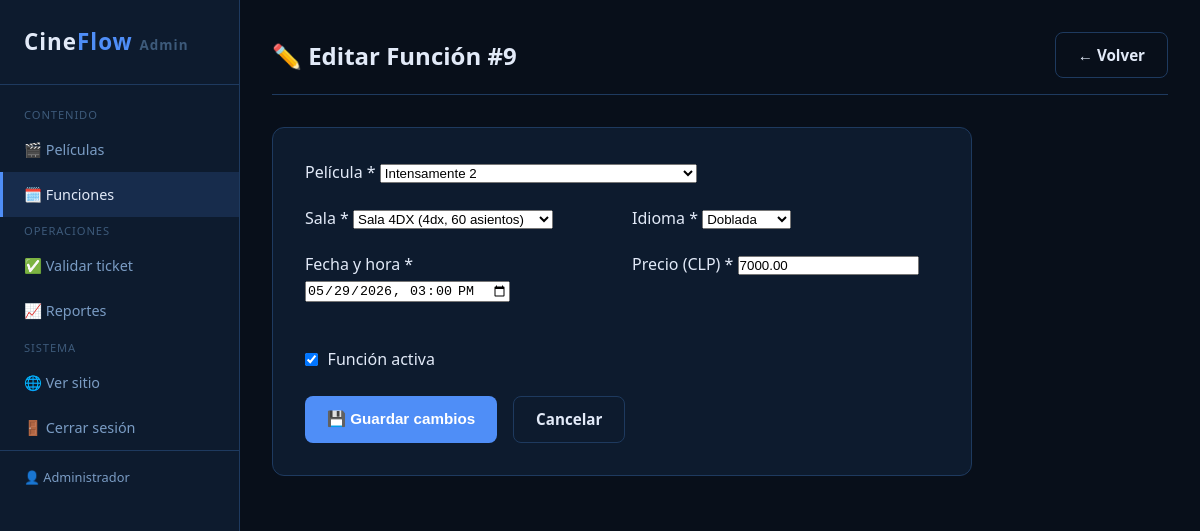
The page /admin/funciones.php?id=9 (signed in) on the database its author committed.
### tables this page shows
CREATE TABLE usuarios (
    id            INT UNSIGNED    NOT NULL AUTO_INCREMENT,
    nombre        VARCHAR(100)    NOT NULL,
    email         VARCHAR(150)    NOT NULL,
    password_hash VARCHAR(255)    NOT NULL                  COMMENT 'Hash bcrypt',
    rol           ENUM('admin')   NOT NULL DEFAULT 'admin',
    activo        TINYINT(1)      NOT NULL DEFAULT 1,
    fecha_registro DATETIME       NOT NULL DEFAULT CURRENT_TIMESTAMP,

    PRIMARY KEY (id),
    UNIQUE KEY uq_email (email)
);

CREATE TABLE funciones (
    id             INT UNSIGNED   NOT NULL AUTO_INCREMENT,
    pelicula_id    INT UNSIGNED   NOT NULL,
    sala_id        INT UNSIGNED   NOT NULL,
    fecha_hora     DATETIME       NOT NULL,
    precio         DECIMAL(8,2)   NOT NULL,
    idioma         ENUM('subtitulada','doblada','original') NOT NULL DEFAULT 'subtitulada',
    activa         TINYINT(1)     NOT NULL DEFAULT 1,

    PRIMARY KEY (id),
    UNIQUE KEY uq_sala_horario (sala_id, fecha_hora),
    INDEX idx_pelicula_fecha (pelicula_id, fecha_hora),
    INDEX idx_fecha_hora (fecha_hora),

    CONSTRAINT fk_funcion_pelicula
        FOREIGN KEY (pelicula_id) REFERENCES peliculas(id)
        ON DELETE RESTRICT ON UPDATE CASCADE,
    CONSTRAINT fk_funcion_sala
        FOREIGN KEY (sala_id) REFERENCES salas(id)
        ON DELETE RESTRICT ON UPDATE CASCADE
);

CREATE TABLE peliculas (
    id             INT UNSIGNED   NOT NULL AUTO_INCREMENT,
    titulo         VARCHAR(200)   NOT NULL,
    genero         VARCHAR(80)    NOT NULL,
    sinopsis       TEXT               NULL,
    clasificacion  ENUM('TE','TE+7','MA+14','MA+18') NOT NULL DEFAULT 'TE',
    duracion_min   SMALLINT UNSIGNED  NULL,
    imagen         VARCHAR(300)       NULL                  COMMENT 'Ruta: uploads/peliculas/imagen.jpg',
    activa         TINYINT(1)     NOT NULL DEFAULT 1,
    fecha_estreno  DATE               NULL,

    PRIMARY KEY (id),
    INDEX idx_genero (genero),
    INDEX idx_activa (activa)
);

CREATE TABLE salas (
    id             INT UNSIGNED   NOT NULL AUTO_INCREMENT,
    nombre         VARCHAR(50)    NOT NULL,
    capacidad      SMALLINT UNSIGNED NOT NULL DEFAULT 100,
    tipo           ENUM('estandar','vip','4dx','imax') NOT NULL DEFAULT 'estandar',
    activa         TINYINT(1)     NOT NULL DEFAULT 1,

    PRIMARY KEY (id),
    UNIQUE KEY uq_nombre_sala (nombre)
);

### config.php (called while the page is built, shortened)
<?php
require_once __DIR__ . '/includes/layout.php';
$_pdo_instancia = null;
function obtenerConexion(): PDO
{
    global $_pdo_instancia;
    if ($_pdo_instancia !== null) return $_pdo_instancia;
    $dsn = sprintf('mysql:host=%s;port=%s;dbname=%s;charset=utf8mb4', DB_HOST, DB_PUERTO, DB_NOMBRE);
    $opciones = [
        PDO::ATTR_ERRMODE            => PDO::ERRMODE_EXCEPTION,
        PDO::ATTR_DEFAULT_FETCH_MODE => PDO::FETCH_ASSOC,
        PDO::ATTR_EMULATE_PREPARES   => false,
        PDO::MYSQL_ATTR_INIT_COMMAND => "SET NAMES utf8mb4 COLLATE utf8mb4_unicode_ci",
    ];
    try {
        $_pdo_instancia = new PDO($dsn, DB_USUARIO, DB_CLAVE, $opciones);
        return $_pdo_instancia;
    } catch (PDOException $e) {
        registrarError('config - obtenerConexion', $e->getMessage());
        if (ENTORNO === 'desarrollo') {
            die(
                '<div style="font-family:monospace;background:#2e0d0d;color:#e74c3c;' .
                'padding:20px;margin:20px;border-radius:8px;border:1px solid #e74c3c;">' .
                '<strong>Error de conexión a la base de datos:</strong><br>' .
                htmlspecialchars($e->getMessage()) .
                '<br><br><small>Verifica que XAMPP (MySQL) esté corriendo y que la BD ' .
                '<strong>' . DB_NOMBRE . '</strong> exista.</small></div>'
            );
        }
        http_response_code(503);
        die('El servicio no está disponible en este momento. Por favor, inténtalo más tarde.');
    }
}
function esc(?string $texto): string
{
    return htmlspecialchars((string)$texto, ENT_QUOTES | ENT_SUBSTITUTE, 'UTF-8');
}
function obtenerUsuario(int $usuario_id): ?array
{
    $pdo = obtenerConexion();
    try {
        $stmt = $pdo->prepare("SELECT id, nombre, email, rol FROM usuarios WHERE id = :id AND activo = 1 LIMIT 1");
        $stmt->execute([':id' => $usuario_id]);
        return $stmt->fetch() ?: null;
    } catch (PDOException $e) {
        registrarError('funciones - obtenerUsuario', $e->getMessage());
        return null;
    }
}

### admin/funciones.php (the view, shortened to what this page needs)
<?php
require_once __DIR__ . '/../config.php';
$pdo = obtenerConexion();
$id  = (int)($_GET['id'] ?? 0);
$es_edicion = $id > 0;
$mostrar_formulario = $es_edicion || isset($_GET['form']);
if ($mostrar_formulario) {
    $datos = ['pelicula_id'=>'','sala_id'=>'','fecha_hora'=>'','fecha_hora_input'=>'','precio'=>'','idioma'=>'subtitulada','activa'=>1];
    if ($es_edicion) {
        try {
            $stmt = $pdo->prepare("SELECT * FROM funciones WHERE id=:id LIMIT 1");
            $stmt->execute([':id'=>$id]);
            $fila = $stmt->fetch();
        } catch (PDOException $e) {
            registrarError('admin-funciones-form-load', $e->getMessage());
            $fila = null;
        }
        $datos = $fila;
        $datos['fecha_hora_input'] = date('Y-m-d\TH:i', strtotime($datos['fecha_hora']));
    }
    try {
        $peliculas_select = $es_edicion
            ? $pdo->query("SELECT id, titulo FROM peliculas ORDER BY titulo")->fetchAll()
            : $pdo->query("SELECT id, titulo FROM peliculas WHERE activa=1 ORDER BY titulo")->fetchAll();
        $salas_select = $es_edicion
            ? $pdo->query("SELECT id, nombre, tipo, capacidad FROM salas ORDER BY nombre")->fetchAll()
            : $pdo->query("SELECT id, nombre, tipo, capacidad FROM salas WHERE activa=1 ORDER BY nombre")->fetchAll();
    } catch (PDOException $e) {
        registrarError('admin-funciones-form-selects', $e->getMessage());
        $peliculas_select = $salas_select = [];
    }
    $admin_nav_activo = 'funciones';
    render_admin_header();
    ?>
    <div class="admin-topbar">
        <h1><?= $es_edicion ? '✏️ Editar Función #' . $id : '🗓️ Nueva Función' ?></h1>
        <a href="funciones.php" class="btn btn-secundario">← Volver</a>
    </div>
    <form method="POST" action="funciones.php<?= $es_edicion ? '?id=' . $id : '?form=1' ?>" novalidate>
    <div class="admin-form">
        <div class="form-grid">
            <div class="campo form-full">
                <label for="pelicula_id">Película *</label>
                <select id="pelicula_id" name="pelicula_id" required>
                    <?php foreach ($peliculas_select as $p): ?>
                        <option value="<?= $p['id'] ?>" <?= $datos['pelicula_id']==$p['id']?'selected':''?>><?= esc($p['titulo']) ?></option>
                    <?php endforeach; ?>
                </select>
            </div>
            <div class="campo">
                <label for="sala_id">Sala *</label>
                <select id="sala_id" name="sala_id" required>
                    <?php foreach ($salas_select as $s): ?>
                        <option value="<?= $s['id'] ?>" <?= $datos['sala_id']==$s['id']?'selected':''?>>
                            <?= esc($s['nombre']) ?> (<?= esc($s['tipo']) ?>, <?= $s['capacidad'] ?> asientos)
                        </option>
                    <?php endforeach; ?>
                </select>
            </div>
            <div class="campo">
                <label for="idioma">Idioma *</label>
                <select id="idioma" name="idioma">
                    <?php foreach (['subtitulada'=>'Subtitulada','doblada'=>'Doblada','original'=>'Original'] as $v=>$l): ?>
                        <option value="<?= $v ?>" <?= $datos['idioma']===$v?'selected':''?>><?= $l ?></option>
                    <?php endforeach; ?>
                </select>
            </div>
            <div class="campo">
                <label for="fecha_hora">Fecha y hora *</label>
                <input type="datetime-local" id="fecha_hora" name="fecha_hora" required
                       value="<?= esc($datos['fecha_hora_input']) ?>"
                       <?= $es_edicion ? '' : 'min="' . date('Y-m-d\TH:i') . '"' ?>>
            </div>
            <div class="campo">
                <label for="precio">Precio (CLP) *</label>
                <input type="number" id="precio" name="precio" min="1" step="100" required value="<?= esc($datos['precio'] > 0 ? $datos['precio'] : '') ?>">
            </div>
            <div class="campo" style="display:flex;align-items:center;gap:.6rem;padding-top:1.5rem;">
                <input type="checkbox" id="activa" name="activa" value="1" <?= $datos['activa'] ? 'checked' : '' ?> style="width:auto;">
                <label for="activa" style="margin:0;">Función activa</label>
            </div>
        </div>
        <div style="margin-top:1.5rem;display:flex;gap:1rem;">
            <button type="submit" class="btn btn-primario"><?= $es_edicion ? '💾 Guardar cambios' : '💾 Crear función' ?></button>
            <a href="funciones.php" class="btn btn-secundario">Cancelar</a>
        </div>
    </div>
    </form>
    <?php
    render_admin_footer();
    exit;
}
?>

### includes/layout.php (shortened to what this page needs)
    <?php
function render_admin_header(): void
{
    global $titulo_pagina, $admin_nav_activo;
    $admin_nav_activo ??= '';
    $admin = obtenerUsuario((int)$_SESSION['usuario_id']);
    ?>
<!DOCTYPE html>
<html lang="es">
<head>
    <link rel="stylesheet" href="../assets/css/estilo.css">
    <link rel="stylesheet" href="../assets/css/admin.css">
</head>
<body>
<div class="admin-layout">
<aside class="admin-sidebar">
    <a href="peliculas.php" class="logo">Cine<span>Flow</span> <small style="font-size:.6em;color:var(--texto-muy-suave);">Admin</small></a>
    <nav class="admin-nav">
        <span class="nav-seccion">Contenido</span>
        <a href="peliculas.php"     class="<?= $admin_nav_activo === 'peliculas'  ? 'activo' : '' ?>">🎬 Películas</a>
        <a href="funciones.php"     class="<?= $admin_nav_activo === 'funciones'  ? 'activo' : '' ?>">🗓️ Funciones</a>
        <span class="nav-seccion">Operaciones</span>
        <a href="validar-ticket.php" class="<?= $admin_nav_activo === 'validar'   ? 'activo' : '' ?>">✅ Validar ticket</a>
        <a href="reportes.php"      class="<?= $admin_nav_activo === 'reportes'   ? 'activo' : '' ?>">📈 Reportes</a>
        <span class="nav-seccion">Sistema</span>
        <a href="../index.php" target="_blank">🌐 Ver sitio</a>
        <a href="login.php?salir=1">🚪 Cerrar sesión</a>
    </nav>
    <?php if ($admin): ?>
    <div style="padding:1rem 1.5rem;border-top:1px solid var(--borde);margin-top:auto;font-size:.8rem;color:var(--texto-suave);">
        👤 <?= esc($admin['nombre']) ?>
    </div>
    <?php endif; ?>
</aside>
<main class="admin-content">
    <?php
}
function render_admin_footer(): void
{
    ?>
</main>
</div>
</body>
</html>
    <?php
}

### assets/css/estilo.css (style rules this page uses)
:root { --primario: #4f8ef7; --primario-oscuro: #3a7ae0; --primario-suave: rgba(79, 142, 247, .15); --oscuro: #080f1a; --superficie: #0d1b2e; --superficie-alt: #112240; --overlay: rgba(0, 0, 0, .8); --borde: #1e3a5f; --borde-suave: #132035; --texto: #e2eaf8; --texto-suave: #7a9cc4; --texto-muy-suave: #3d5a7a; --verde: #2ecc71; --verde-oscuro: #0d2e1a; --azul: #3498db; --azul-oscuro: #0d1e2e; --amarillo: #f39c12; --amarillo-oscuro: #1a1200; --rojo: #e74c3c; --rojo-oscuro: #2e0d0d; --libre: #0a2a1a; --libre-borde: #2ecc71; --ocupado: #1a0d1a; --ocupado-borde: #5a3a6a; --seleccionado: #0d2a4a; --seleccionado-borde:#4f8ef7; --fuente: 'Segoe UI', Arial, sans-serif; --fuente-mono: 'Courier New', Courier, monospace; --ancho-max: 1200px; --radio: 8px; --radio-lg: 12px; --sombra: 0 4px 16px rgba(0, 0, 0, .4); --sombra-lg: 0 8px 32px rgba(0, 0, 0, .6); --transicion: .2s ease; }
*, *::before, *::after { box-sizing: border-box; margin: 0; padding: 0; }
html { scroll-behavior: smooth; }
body { background-color: var(--oscuro); color: var(--texto); font-family: var(--fuente); font-size: 16px; line-height: 1.6; min-height: 100vh; display: flex; flex-direction: column; }
main { flex: 1; }
a { color: var(--primario); text-decoration: none; transition: color var(--transicion); }
h1, h2, h3, h4, h5, h6 { line-height: 1.3; font-weight: 700; }
.logo { font-size: 1.6rem; font-weight: 700; color: var(--primario); letter-spacing: 1px; text-decoration: none; flex-shrink: 0; display: flex; align-items: center; gap: 10px; }
.logo span { color: var(--texto); }
.btn { display: inline-flex; align-items: center; justify-content: center; gap: 8px; padding: 10px 22px; border-radius: var(--radio); font-size: .95rem; font-weight: 600; cursor: pointer; border: none; text-decoration: none; transition: background var(--transicion), color var(--transicion), opacity var(--transicion), transform var(--transicion); white-space: nowrap; }
.btn-primario { background: var(--primario); color: #fff; }
.btn-secundario { background: transparent; color: var(--texto); border: 1px solid var(--borde); }
main { display: flex; flex-direction: column; }

### assets/css/admin.css (style rules this page uses)
.admin-layout { display: flex; min-height: 100vh; }
.admin-sidebar { width: 240px; background: var(--superficie); border-right: 1px solid var(--borde); padding: 1.5rem 0; position: fixed; top: 0; left: 0; height: 100vh; overflow-y: auto; z-index: 100; }
.admin-sidebar .logo { display: block; padding: 0 1.5rem 1.5rem; font-size: 1.4rem; font-weight: 700; color: var(--texto); text-decoration: none; border-bottom: 1px solid var(--borde); margin-bottom: 1rem; }
.admin-sidebar .logo span { color: var(--primario); }
.admin-nav a { display: flex; align-items: center; gap: .6rem; padding: .7rem 1.5rem; color: var(--texto-suave); text-decoration: none; font-size: .9rem; transition: all .2s; }
.admin-nav a:hover, .admin-nav a.activo { background: var(--primario-suave); color: var(--texto); border-left: 3px solid var(--primario); padding-left: calc(1.5rem - 3px); }
.admin-nav .nav-seccion { padding: 1rem 1.5rem .3rem; font-size: .7rem; text-transform: uppercase; letter-spacing: .08em; color: var(--texto-muy-suave); }
.admin-content { margin-left: 240px; flex: 1; padding: 2rem; min-height: 100vh; }
.admin-topbar { display: flex; align-items: center; justify-content: space-between; margin-bottom: 2rem; padding-bottom: 1rem; border-bottom: 1px solid var(--borde); }
.admin-topbar h1 { font-size: 1.5rem; color: var(--texto); margin: 0; }
.admin-form { background: var(--superficie); border: 1px solid var(--borde); border-radius: var(--radio-lg); padding: 2rem; max-width: 700px; }
.form-grid { display: grid; grid-template-columns: 1fr 1fr; gap: 1.25rem; }
.form-full { grid-column: 1 / -1; }

### rows shown on the page
usuarios: nombre "Administrador"
funciones: pelicula_id "Intensamente 2", sala_id "Sala 4DX (4dx, 60 asientos)", idioma "Doblada", precio "7000.00", activa "☑"

### other values the page prints
$id "9"
